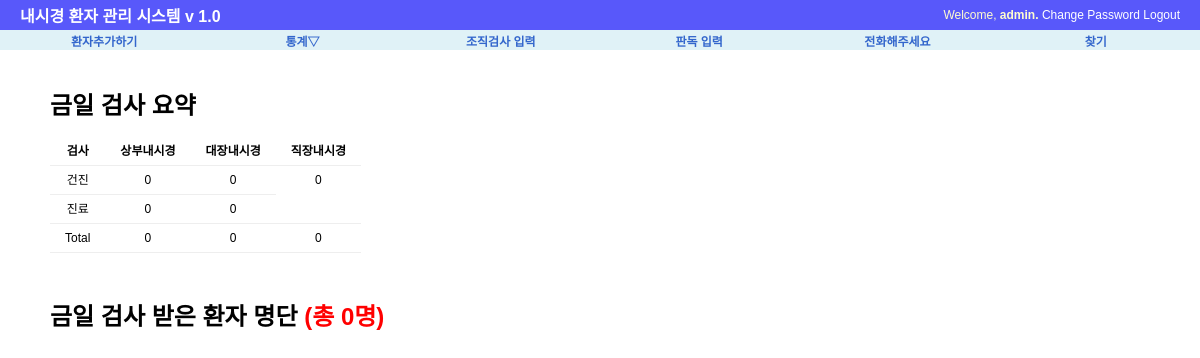
Before: /procedure/today/ (signed in) with the older database file.
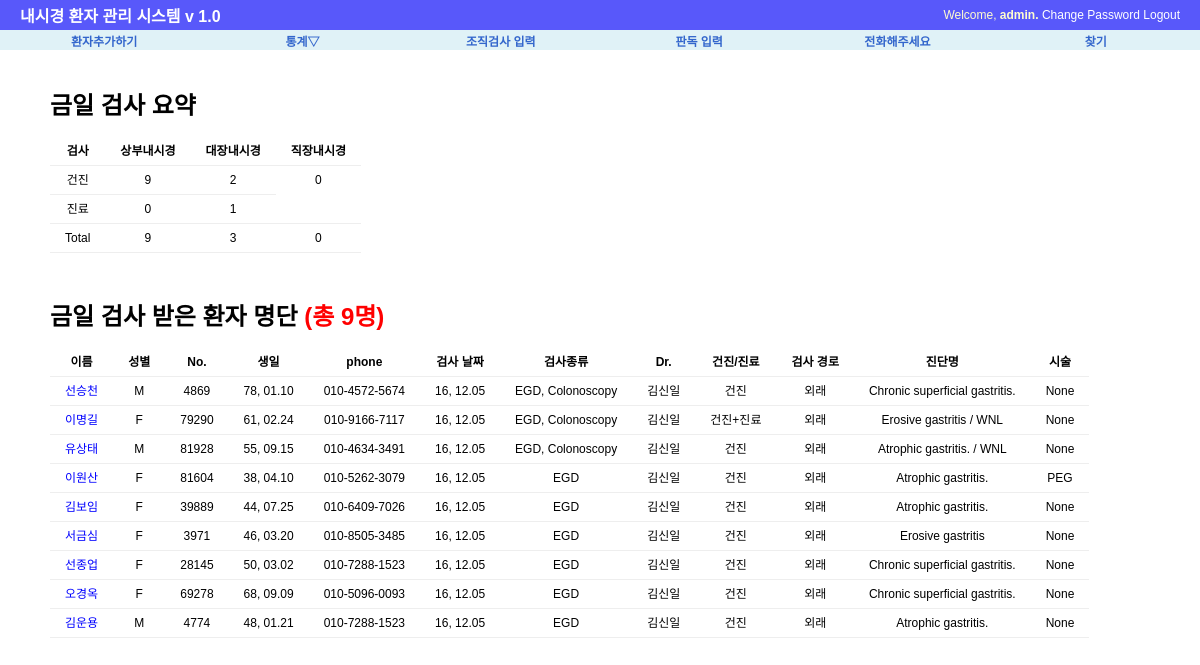
After: the same page with the newer database file.
### procedure/models.py (models this page shows, shortened)
class Exam(models.Model):
    exam_date=models.DateField('검사 날짜', default=date.today)
    exam_type=MultiSelectField('내시경 종류', max_length=20, max_choices=3,choices=(('E', 'EGD'),('C','Colonoscopy'), ('S','Sigmoidoscopy')))
    exam_doc=models.CharField('의사', max_length=30, choices=(('이영재','이영재'),('김신일','김신일')), default='김신일')
    exam_class=models.CharField('건진/진료',max_length=30, choices=(('건진',"건진"),('진료',"진료"),('건진+진료',"건진+진료")), default='건진')
    exam_place=models.CharField('외래/입원', max_length=20, choices=(('입원', '입원'), ('외래', '외래')), default='외래')
    patient_name=models.CharField('환자 이름', max_length=50)
    hospital_no=models.CharField('환자등록 번호', max_length=10)
    patient_sex=models.CharField('성별',max_length=10, choices=(('M',"남자"),('F', "여자")), default='M')
    patient_birth=models.DateField('생일', auto_now=False)
    patient_phone=models.CharField("전화번호", max_length=15, default="010-")
    exam_Dx=models.CharField("내시경 진단명",max_length=200)
    exam_procedure=MultiSelectField("시술", max_length=20, max_choices=5, choices=(('None','None'),('Bx',"Bx"),('CLO','CLO'),('Polypectomy', "Polypectomy"),("EMR",'EMR'),
                                                           ('ForeignBody','Foreign Body Remove'),('BleedingControl','Bleeding Control'),('PEG','PEG')))
    Bx_result=models.CharField("조직검사 결과", max_length=200, default=".")
    follow_up=models.IntegerField("추적검사 기간", default=0)
    phone_check=models.CharField("전화 통화 결과", max_length=50, default='.')
    re_visit=models.BooleanField("재방문", default=False)
    class Meta:
        ordering=['-exam_date']

### procedure/views.py (the view)
@login_required
def today(request):
    today=date.today()
    g_egd = 0  # 건진위내시경
    j_egd = 0  # 진료위내시경
    g_colon = 0  # 건진대장내시경
    j_colon = 0  # 진료대장내시경
    sig = 0
    all_patients=Exam.objects.all()
    context={'object_list':[],'g_egd':0, 'j_egd':0, 'total_egd':0, 'g_colon':0, 'j_colon':0, 'total_colon':0, 'sig':0}
    for patient in all_patients:
        if patient.exam_date==today:
            context['object_list'].append(patient)
            if 'E' in patient.exam_type:
                if patient.exam_class =='건진':
                    g_egd+=1
                elif patient.exam_class=="진료":
                    j_egd+=1
                elif patient.exam_class == "건진+진료":
                    g_egd+=1
            if 'C' in patient.exam_type:
                if patient.exam_class=="건진":
                    g_colon+=1
                elif patient.exam_class=="진료":
                    j_colon+=1
                elif patient.exam_class == "건진+진료":
                    j_colon+=1
            if 'S' in patient.exam_type : sig+=1
    context['g_egd'] = g_egd
    context['j_egd'] = j_egd
    context['total_egd'] = g_egd + j_egd
    context['g_colon'] = g_colon
    context['j_colon'] = j_colon
    context['total_colon'] = g_colon + j_colon
    context['sig']=sig
    return render(request, 'procedure/today_list.html', context)

### procedure/templates/procedure/today_list.html (shortened to what this page needs)
{%  extends "base.html" %}
{% block content %}
<div id="content">
    <h1> 금일 검사 요약</h1>
<table>
        <tr>
            <th> 검사 </th>
            <th> 상부내시경 </th>
            <th> 대장내시경</th>
            <th> 직장내시경 </th>
        </tr>
        <tr>
            <td> 건진</td>
            <td> {{g_egd}}</td>
            <td> {{g_colon}}</td>
            <td rowspan="2"> {{sig}}</td>
        </tr>
        <tr>
            <td> 진료 </td>
            <td> {{j_egd}}</td>
            <td> {{j_colon}}</td>
        </tr>
        <tr>
            <td> Total</td>
            <td>{{total_egd}}</td>
            <td> {{total_colon}}</td>
            <td> {{sig}} </td>
        </tr>
    </table>
     <br><br>
    <h1> 금일 검사 받은 환자 명단 <font color="red">(총 {{object_list | length }}명)</font></h1>
    {%  if object_list %}
        <table>
        <tr>
        <th> 이름</th>
        <th> 성별</th>
        <th> No.</th>
        <th> 생일</th>
        <th> phone</th>
        <th> 검사 날짜</th>
        <th> 검사종류</th>
        <th> Dr.</th>
        <th> 건진/진료</th>
        <th> 검사 경로</th>
        <th> 진단명</th>
        <th> 시술</th>
        </tr>
    {%  for list in object_list %}
        <tr>
        <td><a href="{% url 'procedure:today_update' list.id %}"><font color="blue">{{ list.patient_name }}</font></a></td>
        <td>{{ list.patient_sex }}</td>
        <td>{{ list.hospital_no}}</td>
        <td>{{ list.patient_birth |  date:"y, m.d"}}</td>
        <td>{{ list.patient_phone}}</td>
        <td>{{ list.exam_date |  date:"y, m.d" }}</td>
        <td>{{ list.exam_type }}</td>
        <td>{{ list.exam_doc}}</td>
        <td>{{ list.exam_class }}</td>
        <td>{{ list.exam_place }}</td>
        <td>{{ list.exam_Dx }}</td>
        <td>{{ list.exam_procedure }}</td>
        </tr>
    {% endfor %}
        </table>
    {%  endif %}
</div>
{% endblock %}

### templates/base.html (shortened to what this page needs)
<!DOCTYPE html>
<html lang="ko">
<head>
    {% load staticfiles %}
    <link rel="stylesheet" type="text/css" href="{% static "css/base.css" %}" >
    <link rel="stylesheet" type="text/css" href="{% block extrastyle %}{% endblock %}" />
</head>
<body>
<div id="header">
    <h2 class="maintitle"><a href="#"> <a href="{% url 'home' %}"> 내시경 환자 관리 시스템 v 1.0</a></h2>
    {% if user.is_active %}
    <h4 class="welcome">Welcome,
        <strong> {% firstof user.get_short_name user.get_username %}.</strong>
        <a href="{% url 'password_change' %}"> Change Password</a>
        <a href="{% url 'logout' %}">Logout</a>
    </h4>
    {% else %}
    <h4 class="welcome"> 로그인해 주세요./
        <a href=" {% url 'login' %}">Login</a>
        <a href=" {% url 'register' %}">Register</a>
    </h4>
    {% endif %}
</div>
<div id ="menu">
    <li><a href="{% url 'procedure:add' %}"> 환자추가하기</a></li>
    <li><a href="#" >통계&bigtriangledown;</a>
    </li>
    <li><a href="{% url 'procedure:biopsy' %}">조직검사 입력</a></li>
    <li><a href="{% url 'procedure:readinglist' %}">판독 입력</a></li>
    <li><a href="{% url 'procedure:phone' %}">전화해주세요</a></li>
    <li><a href="{% url 'procedure:search' %}"> 찾기</a></li>
</div>
{% block content %}{% endblock %}
</body>
</html>

### static/css/base.css (style rules this page uses)
body { font-family: "Lucida Grande", Verdana, Arial,sans-serif; font-size: 12px }
div#header { position: absolute; top: 0px; left: 0px; height: 30px; width:1200px; display: table; background: #5858FA; }
div#menu { position: absolute; top:30px; left:0px; height: 20px; width: 1200px; display:table; table-layout: fixed; border-spacing: 10px 0px; background: #E0F2F7; font_size: 8px; }
div#content { position: absolute; top: 70px; left: 50px; right: 50px; }
.maintitle { display: table-cell; vertical-align: middle; padding-left: 20px; color: #fffccf; font-weight: bold; font-size: 16px; }
.welcome { display: table-cell; vertical-align: middle; text-align: right; padding-right: 20px; color: #fffccf; font-weight: normal; font-size: 12px; }
div#menu a:link, div#menu a:visited { color:#36c; }
div#menu >li { display: table-cell; vertical-align: middle; border: 0px solid #bbb; border-radius: 5px; text-align: center; font-weight: bold; }
a:link, a:visited { color: #FFFFFF; text-decoration: none; }
table { border-collapse: collapse; text-align: center; }
td, th { line-height: 18px; border-bottom: 1px solid #eee; vertical-align: top; padding : 5px 15px; font-family : "Lucida Grande", Verdana, Arial, sans-serif; }

Changed rows visible on the page:
added Exam: patient_name "선승천", patient_sex "M", hospital_no "4869", patient_birth "78, 01.10", patient_phone "010-4572-5674", exam_date "16, 12.05", exam_type "EGD, Colonoscopy", exam_doc "김신일", exam_class "건진", exam_place "외래", exam_Dx "Chronic superficial gastritis.", exam_procedure "None"
added Exam: patient_name "이명길", patient_sex "F", hospital_no "79290", patient_birth "61, 02.24", patient_phone "010-9166-7117", exam_date "16, 12.05", exam_type "EGD, Colonoscopy", exam_doc "김신일", exam_class "건진+진료", exam_place "외래", exam_Dx "Erosive gastritis / WNL", exam_procedure "None"
added Exam: patient_name "유상태", patient_sex "M", hospital_no "81928", patient_birth "55, 09.15", patient_phone "010-4634-3491", exam_date "16, 12.05", exam_type "EGD, Colonoscopy", exam_doc "김신일", exam_class "건진", exam_place "외래", exam_Dx "Atrophic gastritis. / WNL", exam_procedure "None"
added Exam: patient_name "이원산", patient_sex "F", hospital_no "81604", patient_birth "38, 04.10", patient_phone "010-5262-3079", exam_date "16, 12.05", exam_type "EGD", exam_doc "김신일", exam_class "건진", exam_place "외래", exam_Dx "Atrophic gastritis.", exam_procedure "PEG"
added Exam: patient_name "김보임", patient_sex "F", hospital_no "39889", patient_birth "44, 07.25", patient_phone "010-6409-7026", exam_date "16, 12.05", exam_type "EGD", exam_doc "김신일", exam_class "건진", exam_place "외래", exam_Dx "Atrophic gastritis.", exam_procedure "None"
added Exam: patient_name "서금심", patient_sex "F", hospital_no "3971", patient_birth "46, 03.20", patient_phone "010-8505-3485", exam_date "16, 12.05", exam_type "EGD", exam_doc "김신일", exam_class "건진", exam_place "외래", exam_Dx "Erosive gastritis", exam_procedure "None"
added Exam: patient_name "선종업", patient_sex "F", hospital_no "28145", patient_birth "50, 03.02", patient_phone "010-7288-1523", exam_date "16, 12.05", exam_type "EGD", exam_doc "김신일", exam_class "건진", exam_place "외래", exam_Dx "Chronic superficial gastritis.", exam_procedure "None"
added Exam: patient_name "오경옥", patient_sex "F", hospital_no "69278", patient_birth "68, 09.09", patient_phone "010-5096-0093", exam_date "16, 12.05", exam_type "EGD", exam_doc "김신일", exam_class "건진", exam_place "외래", exam_Dx "Chronic superficial gastritis.", exam_procedure "None"
added Exam: patient_name "김운용", patient_sex "M", hospital_no "4774", patient_birth "48, 01.21", patient_phone "010-7288-1523", exam_date "16, 12.05", exam_type "EGD", exam_doc "김신일", exam_class "건진", exam_place "외래", exam_Dx "Atrophic gastritis.", exam_procedure "None"
Other visible differences:
{{ g_egd }}: "0" → "9"
{{ g_colon }}: "0" → "2"
{{ j_colon }}: "0" → "1"
{{ total_egd }}: "0" → "9"
{{ total_colon }}: "0" → "3"
{{ object_list | length }}: "0" → "9"
text now shown: "이름 성별 No. 생일 phone 검사 날짜 검사종류 Dr. 건진/진료 검사 경로 진단명 시술"
